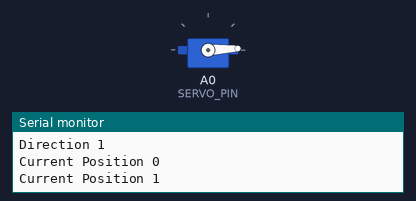
Bench run of a sketch on a simulated Arduino Uno, built with avr-gcc and run on an emulated ATmega328P. Parts: servo, the last lines printed to the serial monitor.

Above: at 0.05 s.
At 2.25 s:
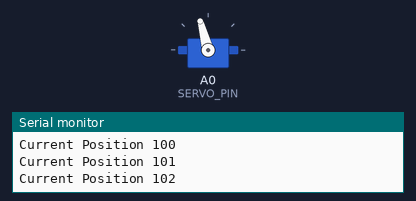
At 4.5 s:
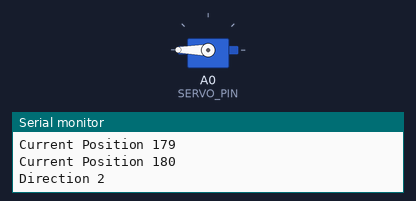
At 8.15 s:
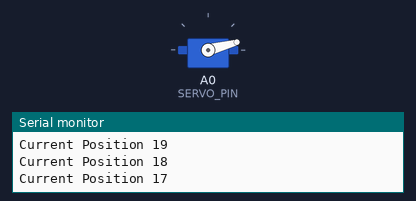
Timing chart, 0 to 11.7 s (numbered marks = the images above):
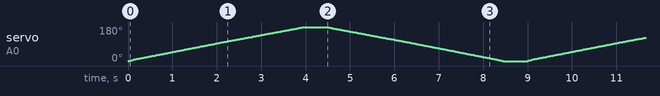

The sketch:

hl_mini_servo_check.ino
```cpp
// (licence header left out)
// Подключение библиотеки для работы с сервоприводами
#include <Servo.h>

// Вывод управления сервоприводом
const int SERVO_PIN = A0;

// Переменная для хранения текущего положения
int current_pos = 0;

// Создание объекта сервоприводов
Servo MyServo;

void setup() {
  // Настройка скорости отладочного порта
  Serial.begin(9600);

  // Присвоение объекту сервопривода вывода управления
  MyServo.attach(SERVO_PIN);
}

void loop() {
  Serial.println("Direction 1");
  // Поворот вала сервопривода в направлении 1
  for (current_pos = 0; current_pos <= 180; current_pos++) {
    MyServo.write(current_pos);
    Serial.print("Current Position "); Serial.println(current_pos);
    delay(15);
  }
  Serial.println();
  delay(500);

  Serial.println("Direction 2");
  // Поворот вала сервопривода в направлении 2
  for (current_pos = 180; current_pos >= 0; current_pos--) {
    MyServo.write(current_pos);
    Serial.print("Current Position "); Serial.println(current_pos);
    delay(15);
  }
  Serial.println();
  delay(500);
}
```
